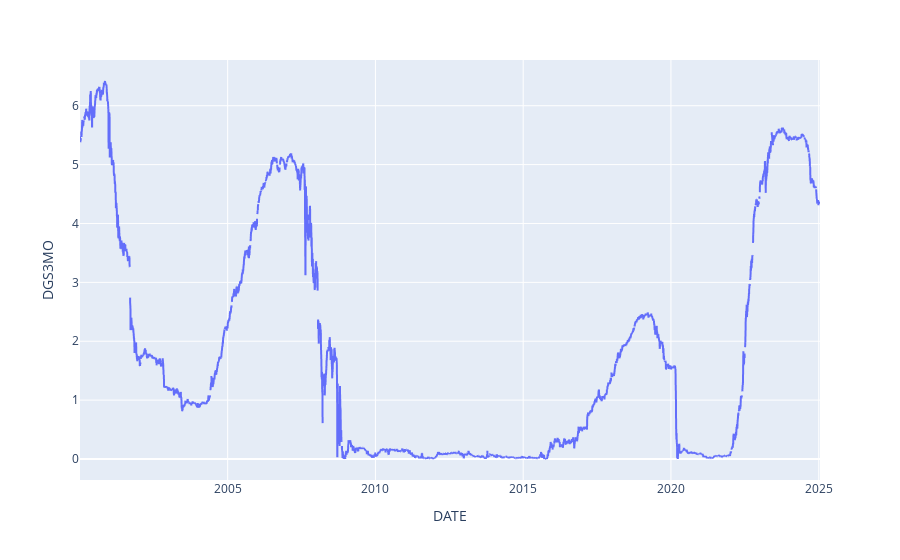

Notebook cell for this chart:
### Code cell
fig.show()

### Figure 1 — Plotly figure (JSON) as saved in the notebook; plotly's stock layout.template omitted (floating-point values rounded to 4 significant figures; data arrays with more than 128 entries replaced by an {"elided": "..."} marker saying what was removed)
{"data": [{"hovertemplate": "DATE=%{x}<br>DGS3MO=%{y}<extra></extra>", "legendgroup": "", "line": {"color": "#636efa", "dash": "solid"}, "marker": {"symbol": "circle"}, "mode": "lines", "name": "", "showlegend": false, "type": "scattergl", "x": {"elided": "6534 str values"}, "xaxis": "x", "y": {"elided": "6534 float values"}, "yaxis": "y"}], "layout": {"legend": {"tracegroupgap": 0}, "margin": {"t": 60}, "xaxis": {"anchor": "y", "domain": [0, 1], "title": {"text": "DATE"}}, "yaxis": {"anchor": "x", "domain": [0, 1], "title": {"text": "DGS3MO"}}}}
